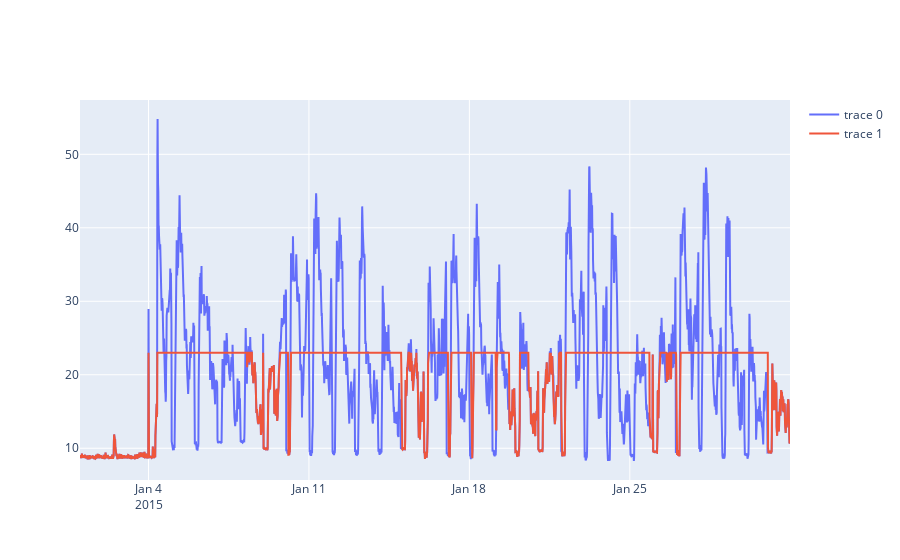

Here is the notebook cell this chart was saved with:
### Code cell
import copy
#38.078, 100kwh
unit = Battery(1000,23)

new_consumption = copy.deepcopy(consumption1)
# new_consumption = [float(num) + unit.charge(float(num))+ unit.discharge(float(num)) for num in new_consumption]
usage = list()
for num in new_consumption:
    charge = unit.charge(num)
    discharge = unit.discharge(num)
    total = charge + discharge + num
    usage.append(total)
    if unit.kwh_store < 0 or unit.kwh_store > 1000:
        print('ERROR')
        break
#     print(total,num,charge,discharge,unit.threshold)
fig = go.Figure(data=go.Scatter(x=timestamps, y=consumption))
# fig.add_trace(go.Scatter(y=avg, x=timestamps))
fig.add_trace(go.Scatter(y=usage, x=timestamps))

### Figure 1 — Plotly figure (JSON) as saved in the notebook; plotly's stock layout.template omitted (floating-point values rounded to 4 significant figures; data arrays with more than 128 entries replaced by an {"elided": "..."} marker saying what was removed)
{"data": [{"type": "scatter", "x": {"elided": "2975 str values"}, "y": {"elided": "2975 str values"}}, {"type": "scatter", "x": {"elided": "2975 str values"}, "y": {"elided": "2975 float values"}}], "layout": {}}
